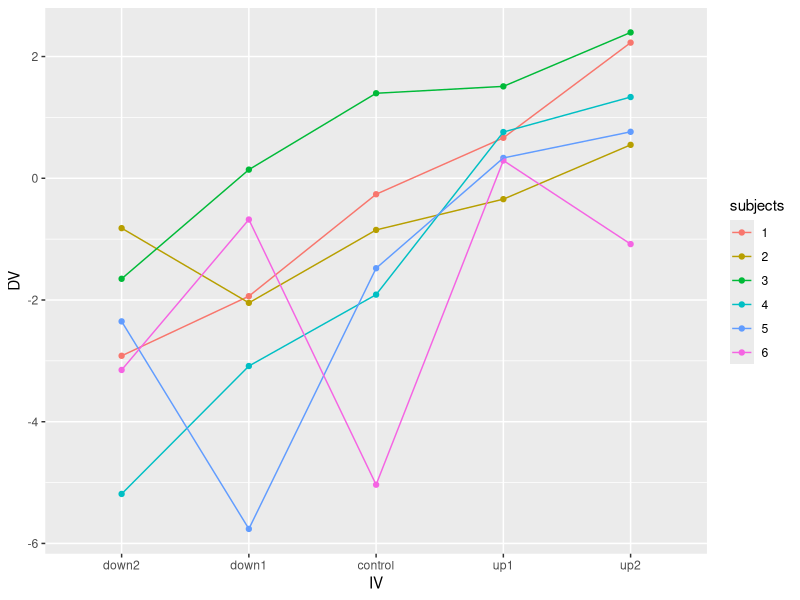
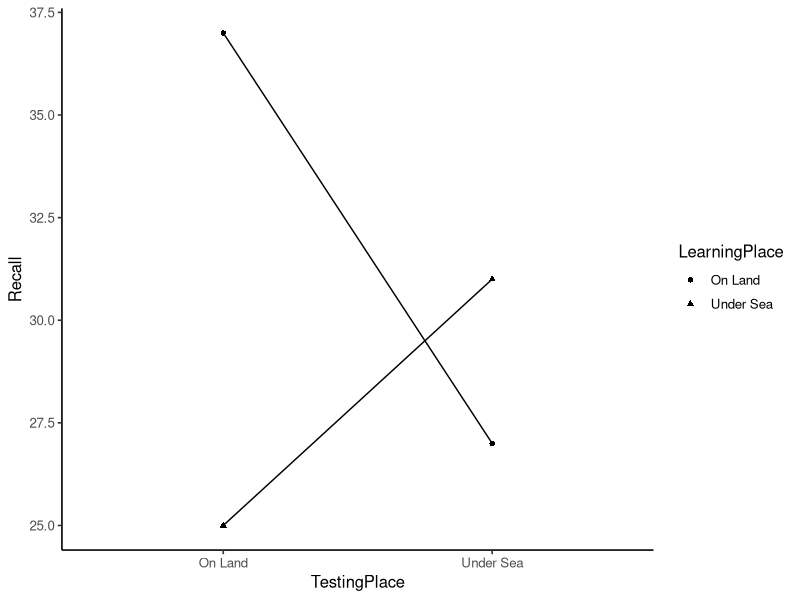

The R source for these figures, in order: (Note: this script raises an error after producing the figures.)
## ---- chunk 1
knitr::opts_chunk$set(echo = TRUE)
knitr::opts_chunk$set(warning = FALSE, message = FALSE)
## ---- chunk 2
library(tibble)
library(tidyr)
library(dplyr)
library(ggplot2)

data <- tibble(
  subjects = rep(1:6, each = 5),
  IV = rep(c("down2", "down1", "control", "up1", "up2"),6),
  DV = rnorm(6*5,c(-2,-1,0,1,2),1)
) %>%
  mutate(DV = DV+rep(rnorm(6,0,1), each=5))

data$IV <- factor(data$IV, levels = c("down2", "down1", "control", "up1", "up2"))
data$subjects <- as.factor(data$subjects)

ggplot(data, aes(x=IV, y=DV, group =subjects,
                 color= subjects))+
  geom_point()+
  geom_line()



#pretty much 0%, I thought the 3 parts were 3 different questions and got confused
## ---- chunk 3

pvalue <- c()
for(i in 1:1000){

data <- tibble(
  subjects = rep(1:6, each = 5),
  IV = rep(c("down2", "down1", "control", "up1", "up2"),6),
  DV = rnorm(6*5,c(-.2,-.1,0,.1,.2),1)
) %>%
  mutate(DV = DV+rep(rnorm(6,0,1), each=5))

data$IV <- factor(data$IV, levels = c("down2", "down1", "control", "up1", "up2"))
data$subjects <- as.factor(data$subjects)

ans <- summary(aov(DV~ IV + Error(subjects), data))
pvalue[i] <- ans[2]$'Error: Within'[[1]]$'Pr(>F)'

}

length(pvalue[pvalue < 0.05])/1000


#25% understood doing the ANOVA part, the error within portion did not come up when I was doing the filtering
## ---- chunk 4
godden_baddeley <- tribble(~Subjects,~LearningPlace,~TestingPlace,~Recall,
        "s1","On Land","On Land",34,
        "s2","On Land","On Land",37,
        "s3","On Land","On Land",27,
        "s4","On Land","On Land",43,
        "s5","On Land","On Land",44,
        "s1","On Land","Under Sea",18,
        "s2","On Land","Under Sea",21,
        "s3","On Land","Under Sea",25,
        "s4","On Land","Under Sea",37,
        "s5","On Land","Under Sea",34,
        "s1","Under Sea","On Land",14,
        "s2","Under Sea","On Land",21,
        "s3","Under Sea","On Land",31,
        "s4","Under Sea","On Land",27,
        "s5","Under Sea","On Land",32,
        "s1","Under Sea","Under Sea",22,
        "s2","Under Sea","Under Sea",25,
        "s3","Under Sea","Under Sea",33,
        "s4","Under Sea","Under Sea",33,
        "s5","Under Sea","Under Sea",42
        )


godden_baddeley <- godden_baddeley %>%
  mutate(Subjects = as.factor(Subjects),
         LearningPlace = as.factor(LearningPlace),
         TestingPlace = as.factor(TestingPlace))


aov_out <- aov(Recall ~ LearningPlace*TestingPlace + Error(Subjects/(LearningPlace*TestingPlace)), godden_baddeley)


summary(aov_out)

ggplot(godden_baddeley, aes(x=TestingPlace,
                            y=Recall,
                            shape=LearningPlace,
                            group=LearningPlace))+
  geom_point(stat="summary",fun="mean")+
  geom_line(stat="summary",fun="mean")+
  theme_classic(base_size=12)



## t test time

dameans <-godden_baddeley %>%
  group_by(Subjects,LearningPlace) %>%
  summarize(means = mean(Recall))

t.test(means ~ LearningPlace, paired = TRUE, data=dameans)


landland <- godden_baddeley %>%
  filter(LearningPlace == "On Land",
         TestingPlace == "On Land") %>%
  pull(Recall)

landsea <- godden_baddeley %>%
  filter(LearningPlace == "On Land",
         TestingPlace == "Under Sea") %>%
  pull(Recall)

sealand <- godden_baddeley %>%
  filter(LearningPlace == "Under Sea",
         TestingPlace == "On Land") %>%
  pull(Recall)

seasea <- godden_baddeley %>%
  filter(LearningPlace == "Under Sea",
         TestingPlace == "Under Sea") %>%
  pull(Recall)

t.test((landland - landsea) - (sealand - seasea), mu=0)

#25% been a while since a t.test was done

